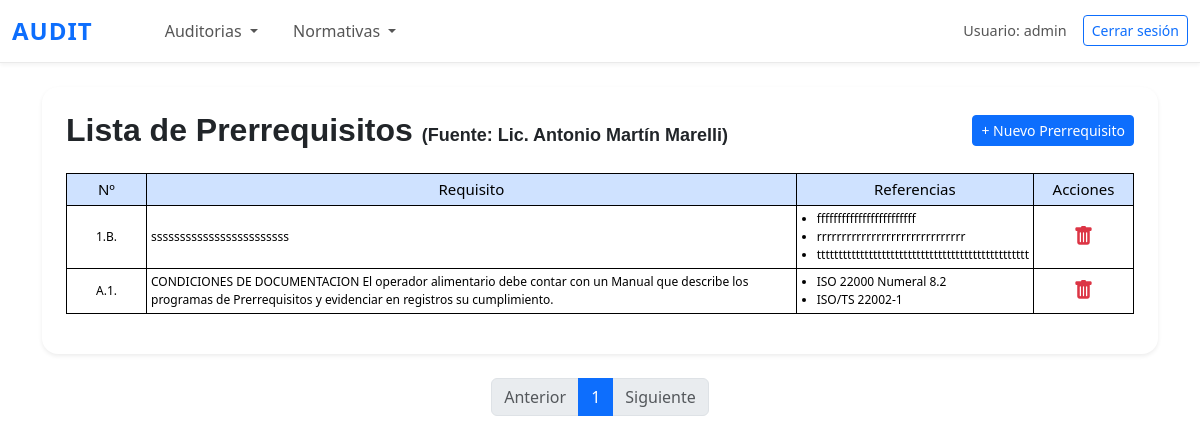
Screenshot of /ppr/lista/ (signed in) with the database file from the repository.
### questions/models.py (models this page shows, shortened)
class Ppr(models.Model):
    numero = models.CharField(max_length=5)
    requisito = models.TextField(blank=True, null=True)
    estado = models.BooleanField(default=True)

class Referencia(models.Model):
    prr = models.ForeignKey(Ppr, related_name='referencias', on_delete=models.CASCADE)
    texto = models.CharField(max_length=255)

### questions/views.py (the view)
# urls.py: path('ppr/lista/', lista_ppr, name='lista_ppr'),
def lista_ppr(request):
    pprs = Ppr.objects.prefetch_related('referencias').all().order_by('numero')
    paginator = Paginator(pprs, 5)  # 5 registros por página
    page_number = request.GET.get('page')
    page_obj = paginator.get_page(page_number)
    context = {
        'page_obj': page_obj,
    }
    return render(request, 'questions/lista_ppr.html', context)

### questions/templates/questions/lista_ppr.html (shortened to what this page needs)
{% extends 'questions/base.html' %}
{% load static %}
{% block content %}
<div class="container py-4">
    <div class="bg-white p-4 rounded-4 shadow-sm">
        <div class="d-flex flex-wrap justify-content-between align-items-center mb-4">
            <h2 class="mb-0" style="font-family: 'Montserrat', sans-serif; font-weight: 600;">
                Lista de Prerrequisitos <span style="font-size: 18px; font-family: Arial, Helvetica, sans-serif;">(Fuente: Lic. Antonio Martín Marelli)</span>
            </h2>
            <a href="{% url 'crear_ppr' %}" class="btn btn-primary btn-sm">
                + Nuevo Prerrequisito
            </a>
        </div>
        <div class="table-responsive">
            <table class="table table-bordered table-hover align-middle table-sm small">
                <thead class="table-primary text-center">
                    <tr>
                        <th style="width: 80px;">Nº</th>
                        <th>Requisito</th>
                        <th style="width: 20%">Referencias</th>
                        <th style="width: 100px;">Acciones</th>
                    </tr>
                </thead>
                <tbody>
                    {% for ppr in page_obj %}
                    <tr>
                        <td class="text-center">{{ ppr.numero }}</td>
                        <td>{{ ppr.requisito }}</td>
                        <td>
                            <ul class="mb-0 ps-3">
                                {% for ref in ppr.referencias.all %}
                                    <li>{{ ref.texto }}</li>
                                {% empty %}
                                    <li><em>Sin referencias</em></li>
                                {% endfor %}
                            </ul>
                        </td>
                        <td class="text-center">
                            <a href="#" class="text-danger" title="Eliminar" data-bs-toggle="modal" data-bs-target="#modalEliminar{{ ppr.pk }}">
                                <i class="bi bi-trash-fill fs-5"></i>
                            </a>
                        </td>
                    </tr>
                    {% endfor %}
                </tbody>
            </table>
        </div>
    </div>
</div>
<nav aria-label="Page navigation">
    <ul class="pagination justify-content-center">
      {% if page_obj.has_previous %}
        <li class="page-item">
          <a class="page-link" href="?page={{ page_obj.previous_page_number }}">Anterior</a>
        </li>
      {% else %}
        <li class="page-item disabled">
          <span class="page-link">Anterior</span>
        </li>
      {% endif %}
      {% for num in page_obj.paginator.page_range %}
        {% if page_obj.number == num %}
          <li class="page-item active">
            <span class="page-link">{{ num }}</span>
          </li>
        {% else %}
          <li class="page-item">
            <a class="page-link" href="?page={{ num }}">{{ num }}</a>
          </li>
        {% endif %}
      {% endfor %}
      {% if page_obj.has_next %}
        <li class="page-item">
          <a class="page-link" href="?page={{ page_obj.next_page_number }}">Siguiente</a>
        </li>
      {% else %}
        <li class="page-item disabled">
          <span class="page-link">Siguiente</span>
        </li>
      {% endif %}
    </ul>
  </nav>
{% endblock %}

### questions/templates/questions/base.html (shortened to what this page needs)
<!DOCTYPE html>
<html lang="en">
<head>
  <link href="https://cdn.jsdelivr.net/npm/bootstrap@5.3.3/dist/css/bootstrap.min.css" rel="stylesheet">
  <link href="https://cdn.jsdelivr.net/npm/bootstrap-icons@1.10.5/font/bootstrap-icons.css" rel="stylesheet">
  {% load static %}
  <link rel="stylesheet" type="text/css" href="{% static 'css/estilos.css' %}">
</head>
<body>
  <nav class="navbar navbar-expand-lg">
    <div class="container-fluid">
      <a class="navbar-brand" href="{% url 'home' %}">AUDIT</a>
      <ul class="navbar-nav ms-5 me-auto mb-2 mb-lg-0">
          <li class="nav-item dropdown">
            <a class="nav-link dropdown-toggle" href="#" id="navbarDropdown" role="button" data-bs-toggle="dropdown" aria-expanded="false">
              Auditorias
            </a>
          </li>
          <li class="nav-item dropdown">
            <a class="nav-link dropdown-toggle" href="#" id="navbarDropdown" role="button" data-bs-toggle="dropdown" aria-expanded="false">
              Normativas
            </a>
          </li>
        </ul>
        {% if user.is_authenticated %}
        <div class="d-flex align-items-center">
          <span class="navbar-text me-3">
            Usuario: {{ user.username }} {{ user.lastname }}
          </span>
          <a class="btn btn-outline-primary btn-sm" href="{% url 'logout' %}">Cerrar sesión</a>
        </div>
        {% endif %}
      </div>
  </nav>
  {% block content %}
  {% endblock %}
</body>
</html>

### static/css/estilos.css (style rules this page uses)
.navbar { background-color: #f7e3a1; }
body { background-color: white }
table { width: 100%; }
thead tr th { font-size: 15px; font-weight: 400; text-align: center; }
tbody tr { font-size: 12px; margin-bottom: solid 2px black; }
.table th, .table td { border: 1px solid black; }

### questions/templates/questions/base.html (style rules this page uses)
.navbar { box-shadow: 0 2px 4px rgba(0, 0, 0, 0.05); position: sticky; top: 0; z-index: 1030; background-color: #ffffff; border-bottom: 1px solid #eaeaea; }
.navbar-nav { gap: 1.2rem; }
.navbar-brand { font-weight: 700; font-size: 1.5rem; letter-spacing: 1px; color: #0d6efd !important; }
.nav-link { color: #555 !important; font-size: 1rem; transition: color 0.3s ease; }
.navbar-text { font-size: 0.9rem; color: #555; }

### rows the page displays
Ppr: numero "1.B.", requisito "ssssssssssssssssssssssss"
Referencia: texto "ffffffffffffffffffffffff"
Referencia: texto "rrrrrrrrrrrrrrrrrrrrrrrrrrrrrr"
Referencia: texto "ttttttttttttttttttttttttttttttttttttttttttttttttt"
Ppr: numero "A.1.", requisito "CONDICIONES DE DOCUMENTACION El operador alimentario debe contar con un Manual que describe los programas de Prerrequisitos y evidenciar en registros su cumplimiento."
Referencia: texto "ISO 22000 Numeral 8.2"
Referencia: texto "ISO/TS 22002-1"

### other values shown
{{ user.username }} "admin"
{{ num }} "1"
